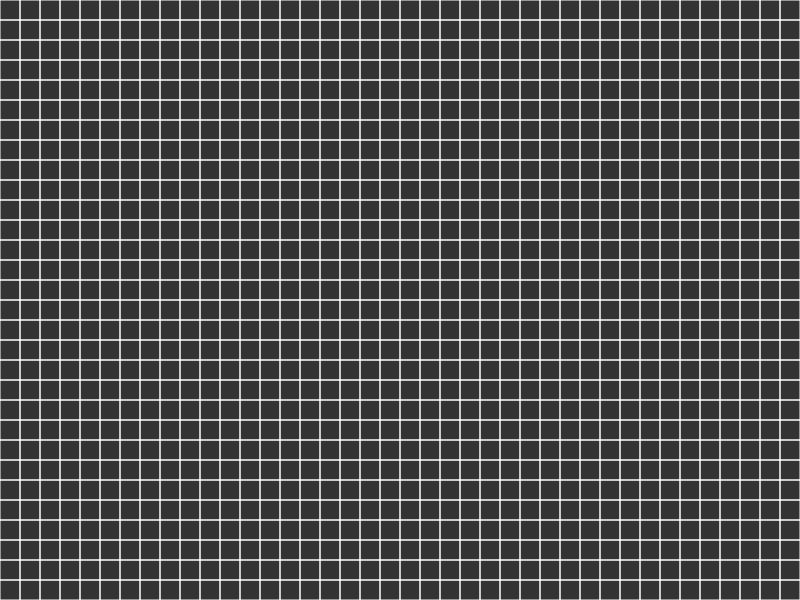
Frame 1 (no input)
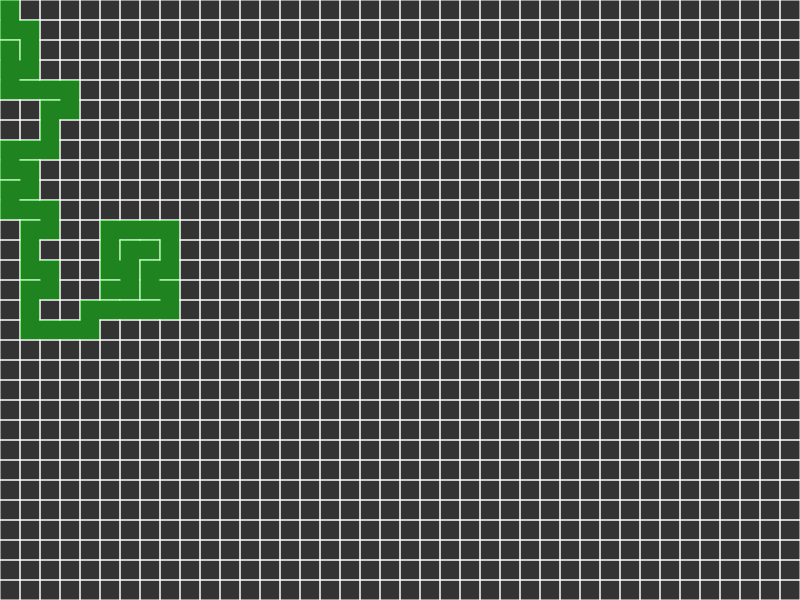
Frame 60 (no input)
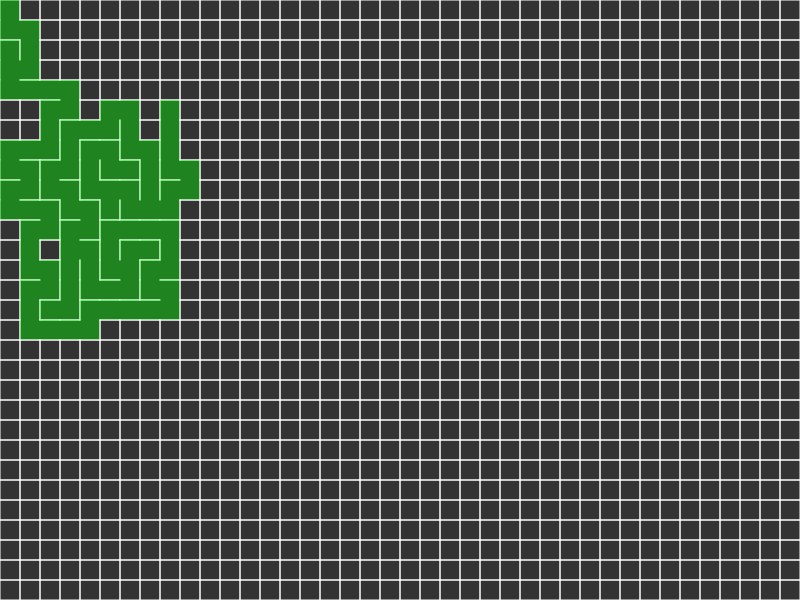
Frame 120 (the mouse pressed at the canvas centre since frame 60)

The p5.js sketch that drew these frames (run headless with seeded random() and noise() and a simulated clock; from frame 60 on, the mouse is pressed at the canvas centre):

// p5.js sketch
// ── sketch.js
var cols;
var rows;

var grid = new Array(cols);

var openSet = [];
var closedSet = [];

var start;
var end;

var w = 20;

var path = [];

var current;

var stack = [];

var labe = false;

var emp;

var arranco = false;

function setup() {
  createCanvas(800, 600);

  var st = createVector(0, 0);
  var fn = createVector(floor(width/w)-1, floor(height/w)-1);

  cols = floor(width/w);
  rows = floor(height/w);

  emp = createButton("Empezar");
  emp.position(20, 620);
  emp.mousePressed(arrancar);

  setUpL(st.x, st.y, fn.x, fn.y);

}

function draw() {

  labe = notAllVisited(grid);

  if(labe){

    generarLabe(grid);

  }else if(arranco){

    resolverL(grid);

  }
}

function arrancar(){
  arranco = true;
}

// ── aStar.js
function resolverL(grid){
  if(openSet.length > 0) {

    var winner = 0;
    for (var i = 0; i < openSet.length; i++) {
      if (openSet[i].f < openSet[winner].f) {
        winner = i;
      }
    }
    var current = openSet[winner];


    if (current === end) {
      noLoop();
      console.log("DONE!");
    }


    removeFromArray(openSet, current);
    closedSet.push(current);

    var neighbors = current.neighbors;
    for (var i = 0; i < neighbors.length; i++) {
      var neighbor = neighbors[i];

      if (!closedSet.includes(neighbor) && !neighbor.noWall(current.i, current.j)) {
        var tempG = current.g + heuristic(neighbor, current);

        var newPath = false;
        if (openSet.includes(neighbor)) {
          if (tempG < neighbor.g) {
            neighbor.g = tempG;
            newPath = true;
          }
        } else {
          neighbor.g = tempG;
          newPath = true;
          openSet.push(neighbor);
        }

        if (newPath) {
          neighbor.h = heuristic(neighbor, end);
          neighbor.f = neighbor.g + neighbor.h;
          neighbor.previous = current;
        }
      }

    }

  } else {
    console.log('no solution');
    noLoop();
    return;
  }

  background(51);

  for (var i = 0; i < cols; i++) {
    for (var j = 0; j < rows; j++) {
      grid[i][j].show();
    }
  }

  path = [];
  var temp = current;
  path.push(temp);
  while (temp.previous) {
    path.push(temp.previous);
    temp = temp.previous;
  }

  noFill();
  stroke(0, 0, 200);
  strokeWeight(w / 2);
  beginShape();
  for (var i = 0; i < path.length; i++) {
    vertex(path[i].i * w + w / 2, path[i].j * w + w / 2);
  }
  endShape();

}

function removeFromArray(arr, elt) {

  for (var i = arr.length - 1; i >= 0; i--) {
    if (arr[i] == elt) {
      arr.splice(i, 1);
    }
  }
}

function heuristic(a, b) {
  //var d = dist(a.i, a.j, b.i, b.j);
  var d = abs(a.i - b.i) + abs(a.j - b.j);
  return d;
}

// ── labeG.js
function setUpL(stX, stY, fnX, fnY){
  for (var i = 0; i < cols; i++) {
    grid[i] = new Array(rows);
  }

  for (var i = 0; i < cols; i++) {
    for (var j = 0; j < rows; j++) {
      grid[i][j] = new Spot(i, j);
    }
  }

  for (var i = 0; i < cols; i++) {
    for (var j = 0; j < rows; j++) {
      grid[i][j].addNeighbors(grid);
    }
  }

  start = grid[stX][stY];
  end = grid[fnX][fnY];

  openSet.push(start);

  current = start;
}

function generarLabe(grid){

    background(51);
    for (var i = 0; i < cols; i++) {
      for (var j = 0; j < rows; j++) {
        grid[i][j].show();
      }
    }


    current.visited = true;
    // STEP 1
    var next = current.checkNeighbors();
    if (next) {
      next.visited = true;

      // STEP 2
      stack.push(current);

      // STEP 3
      removeWalls(current, next);

      // STEP 4
      current = next;
    }   else if (stack.length > 0) {
      current = stack.pop();
    }
}

function removeWalls(a, b) {
  var x = a.i - b.i;
  if (x === 1) {
    a.walls[3] = false;
    b.walls[1] = false;
  } else if (x === -1) {
    a.walls[1] = false;
    b.walls[3] = false;
  }
  var y = a.j - b.j;
  if (y === 1) {
    a.walls[0] = false;
    b.walls[2] = false;
  } else if (y === -1) {
    a.walls[2] = false;
    b.walls[0] = false;
  }
}

function notAllVisited(grid){
  for(var i = 0; i < cols; i++){
    for (var j = 0; j < rows ; j++) {
      if(!grid[i][j].visited){
        return true;
      }
    }
  }
  return false;
}

// ── spot.js
function Spot(i, j) {

  this.i = i;
  this.j = j;

  this.walls = [true, true, true, true];

  this.visited = false;

  this.f = 0;
  this.g = 0;
  this.h = 0;

  this.neighbors = [];

  this.previous = undefined;

  this.noWall = function(i, j){
    var x = this.i - i;
    if (x === 1 && this.walls[3] == true) {
      return true;
    } else if (x === -1 && this.walls[1] == true) {
      return true;
    }
    var y = this.j - j;
    if (y === 1  && this.walls[0] == true) {
      return true;
    } else if (y === -1 && this.walls[2] == true) {
      return true;
    }
    return false;
  }

  this.show = function() {
    var x = this.i*w;
    var y = this.j*w;
    stroke(255);
    strokeWeight(1);
    if (this.walls[0]) {
      line(x    , y    , x + w, y);
    }
    if (this.walls[1]) {
      line(x + w, y    , x + w, y + w);
    }
    if (this.walls[2]) {
      line(x + w, y + w, x    , y + w);
    }
    if (this.walls[3]) {
      line(x    , y + w, x    , y);
    }

    if (this.visited) {
      noStroke();
      fill(0, 255, 0, 100);
      rect(x, y, w, w);
    }
  }

  this.checkNeighbors = function() {
    var neighbors = [];

    if (j > 0) {
      var top    = grid[i][j -1];
    }

    if (i < cols-1) {
      var right  = grid[i+1][j];
    }

    if (j < rows-1) {
      var bottom = grid[i][j+1];
    }

    if (i > 0) {
      var left   = grid[i-1][j];
    }

    if (top && !top.visited) {
      neighbors.push(top);
    }
    if (right && !right.visited) {
      neighbors.push(right);
    }
    if (bottom && !bottom.visited) {
      neighbors.push(bottom);
    }
    if (left && !left.visited) {
      neighbors.push(left);
    }

    if (neighbors.length > 0) {
      var r = floor(random(0, neighbors.length));
      return neighbors[r];
    } else {
      return undefined;
    }


  }

  this.addNeighbors = function(grid) {
    var i = this.i;
    var j = this.j;
    if (i < cols - 1) {
      this.neighbors.push(grid[i + 1][j]);
    }
    if (i > 0) {
      this.neighbors.push(grid[i - 1][j]);
    }
    if (j < rows - 1) {
      this.neighbors.push(grid[i][j + 1]);
    }
    if (j > 0) {
      this.neighbors.push(grid[i][j - 1]);
    }

    //PERMITE ALGUNA DE LAS ESQUINAS OCUPADAS
    /*
    if (i > 0 && j > 0 && !(grid[i - 1][j].wall && grid[i][j - 1].wall)) {
      this.neighbors.push(grid[i - 1][j - 1]);
    }
    if (i < cols - 1 && j > 0 && !(grid[i + 1][j].wall && grid[i][j - 1].wall)) {
      this.neighbors.push(grid[i + 1][j - 1]);
    }
    if (i > 0 && j < rows - 1 && !(grid[i - 1][j].wall && grid[i][j + 1].wall)) {
      this.neighbors.push(grid[i - 1][j + 1]);
    }
    if (i < cols - 1 && j < rows - 1 && !(grid[i + 1][j].wall && grid[i][j + 1].wall)) {
      this.neighbors.push(grid[i + 1][j + 1]);
    }

    //SIN ESQUINAS OCUPADAS
    if (i > 0 && j > 0 && !(grid[i - 1][j].wall || grid[i][j - 1].wall)) {
      this.neighbors.push(grid[i - 1][j - 1]);
    }
    if (i < cols - 1 && j > 0 && !(grid[i + 1][j].wall || grid[i][j - 1].wall)) {
      this.neighbors.push(grid[i + 1][j - 1]);
    }
    if (i > 0 && j < rows - 1 && !(grid[i - 1][j].wall || grid[i][j + 1].wall)) {
      this.neighbors.push(grid[i - 1][j + 1]);
    }
    if (i < cols - 1 && j < rows - 1 && !(grid[i + 1][j].wall || grid[i][j + 1].wall)) {
      this.neighbors.push(grid[i + 1][j + 1]);
    }*/
  }
}
